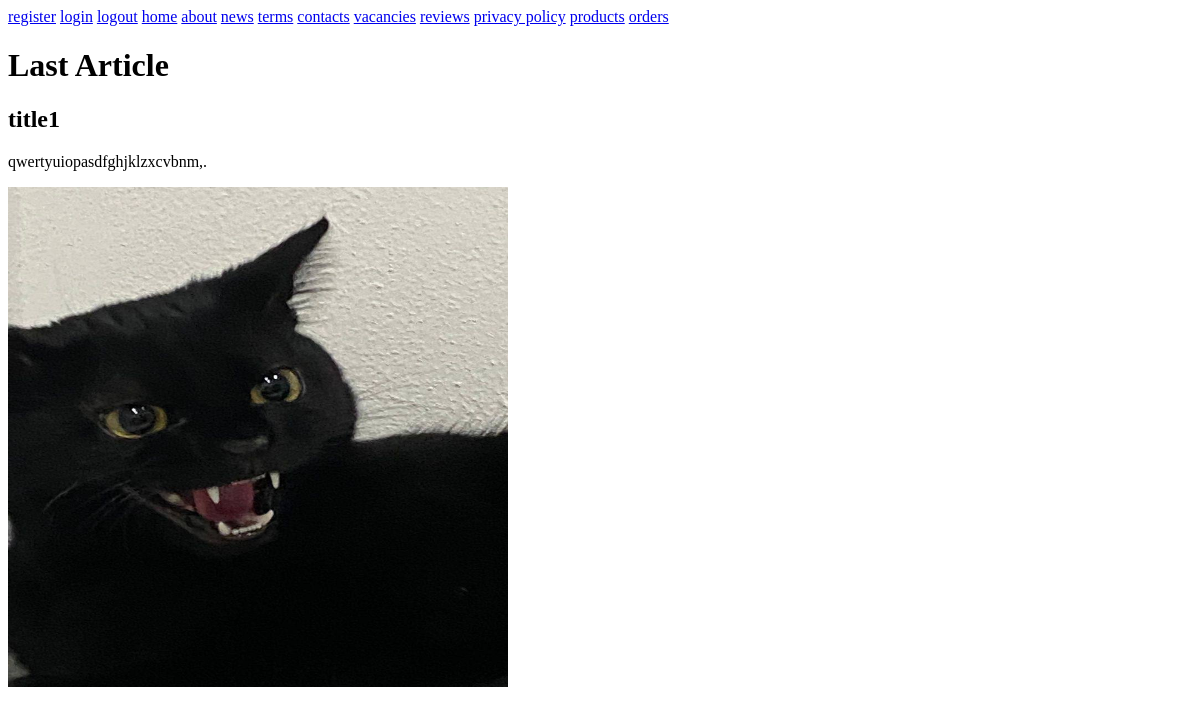
Before: /home/ with the older database file.
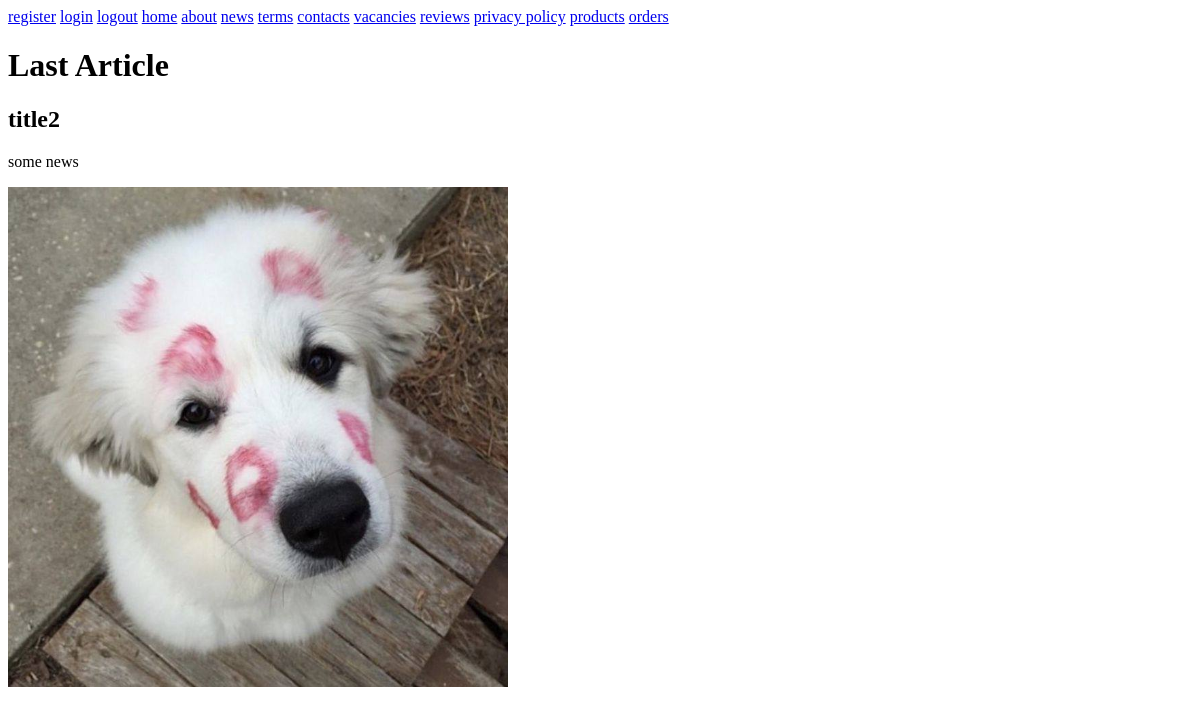
After: the same page with the newer database file.
### SparkleMart/models.py (models this page shows, shortened)
class Article(models.Model):
    title = models.CharField(max_length=100)
    content = models.TextField()
    image = models.ImageField(upload_to='images/')
    published_date = models.DateTimeField(auto_now_add=True)

### SparkleMart/views.py (the view)
# urls.py: 2. Add a URL to urlpatterns:  path('', views.home, name='home')
def home(request):
    latest_article = Article.objects.latest('published_date')
    logging.info(f'latest article title: {latest_article.title}')
    return render(request, 'home.html', {'latest_article': latest_article})

### SparkleMart/templates/home.html (shortened to what this page needs)
{% extends "base.html" %}
{% block content %}
    <h1>Last Article</h1>
    <h2>{{ latest_article.title }}</h2>
    <p>{{ latest_article.content }}</p>
    <img src="{{ latest_article.image.url }}" alt="{{ latest_article.title }}" height="500" width="500">
{% endblock content %}

Changed rows visible on the page:
no longer on this page (row edited): Article: title "title1", content "qwertyuiopasdfghjklzxcvbnm,.", image (picture)
added Article: title "title2", content "some news", image (picture)
